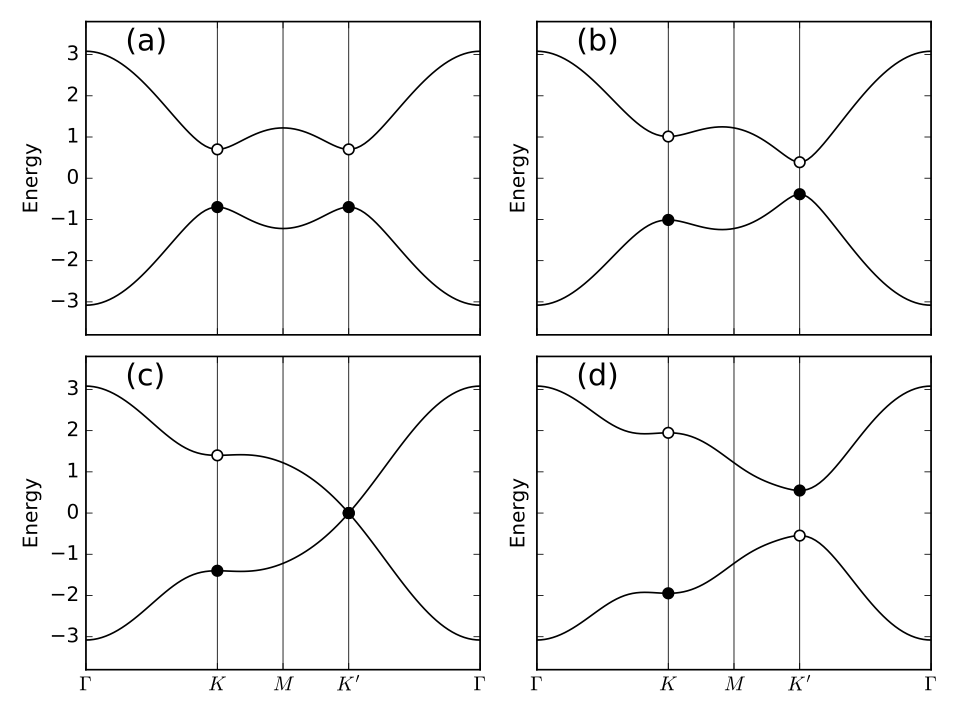

Reproduce this figure in Python.
#!/usr/bin/env python
from __future__ import print_function # python3 style print

# Band structure of Haldane model

from pythtb import * # import TB model class
import matplotlib.pyplot as plt

# set model parameters
delta=0.7   # site energy shift
t=-1.0      # real first-neighbor hopping
t2=0.15     # imaginary second-neighbor hopping

def set_model(delta,t,t2):
  lat=[[1.0,0.0],[0.5,np.sqrt(3.0)/2.0]]
  orb=[[1./3.,1./3.],[2./3.,2./3.]]
  model=tb_model(2,2,lat,orb)
  model.set_onsite([-delta,delta])
  for lvec in ([ 0, 0], [-1, 0], [ 0,-1]):
    model.set_hop(t, 0, 1, lvec)
  for lvec in ([ 1, 0], [-1, 1], [ 0,-1]):
    model.set_hop(t2*1.j, 0, 0, lvec)
  for lvec in ([-1, 0], [ 1,-1], [ 0, 1]):
    model.set_hop(t2*1.j, 1, 1, lvec)
  return model

# construct path in k-space and solve model
path=[[0.,0.],[2./3.,1./3.],[.5,.5],[1./3.,2./3.], [0.,0.]]
label=(r'$\Gamma $',r'$K$', r'$M$', r'$K^\prime$', r'$\Gamma $')
(k_vec,k_dist,k_node)=set_model(delta,t,t2).k_path(path,101)

# set up band structure plots
fig, ax = plt.subplots(2,2,figsize=(8.,6.),sharex=True,sharey=True)
ax=ax.flatten()

t2_values=[0.,-0.06,-0.1347,-0.24]
labs=['(a)','(b)','(c)','(d)']
for j in range(4):

  my_model=set_model(delta,t,t2_values[j])
  evals=my_model.solve_all(k_vec)
  
  ax[j].set_xlim([0,k_node[-1]])
  ax[j].set_xticks(k_node)
  ax[j].set_xticklabels(label)
  for n in range(len(k_node)):
    ax[j].axvline(x=k_node[n],linewidth=0.5, color='k')
  ax[j].set_ylabel("Energy")
  ax[j].set_ylim(-3.8,3.8)
  for n in range(2):
    ax[j].plot(k_dist,evals[n],color='k')

  # filled or open dots at K and K' following band inversion
  for m in [1,3]:
    kk=k_node[m]
    (en,ev)=my_model.solve_one(path[m],eig_vectors=True)
    if np.abs(ev[0,0]) > np.abs(ev[0,1]):   #ev[band,orb]
      en=[en[1],en[0]]
    ax[j].scatter(kk,en[0],s=40.,marker='o',edgecolors='k',facecolors='w',zorder=4)
    ax[j].scatter(kk,en[1],s=40.,marker='o',color='k',zorder=6)

  ax[j].text(0.20,3.1,labs[j],size=18.)

# save figure as a PDF
fig.tight_layout()
fig.savefig("haldane_bsr.pdf")
